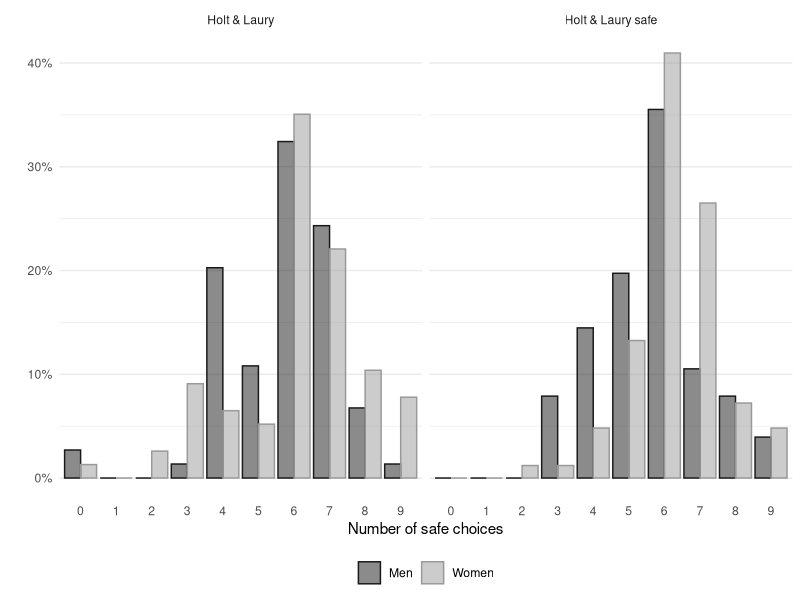
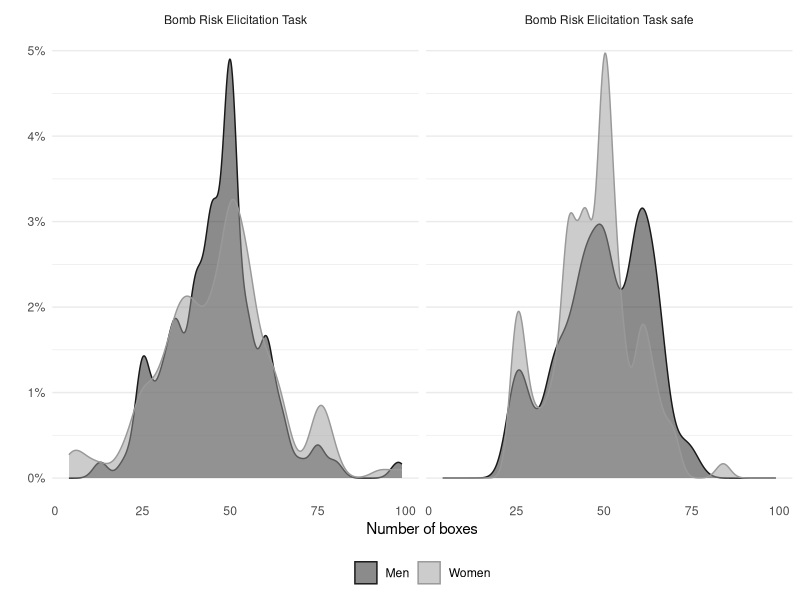
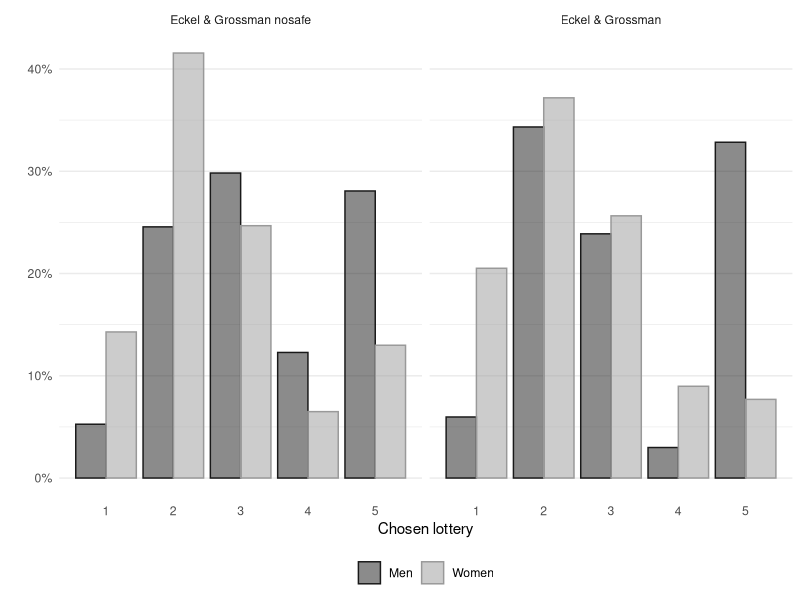
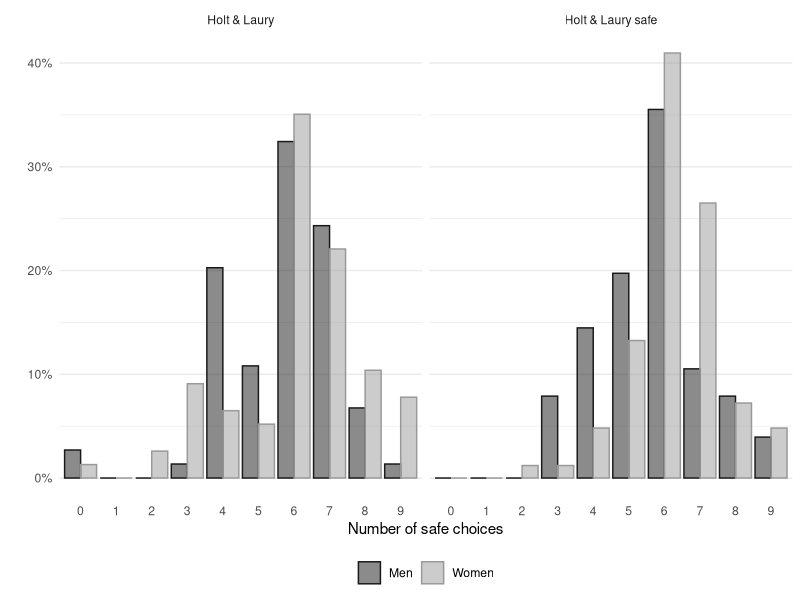
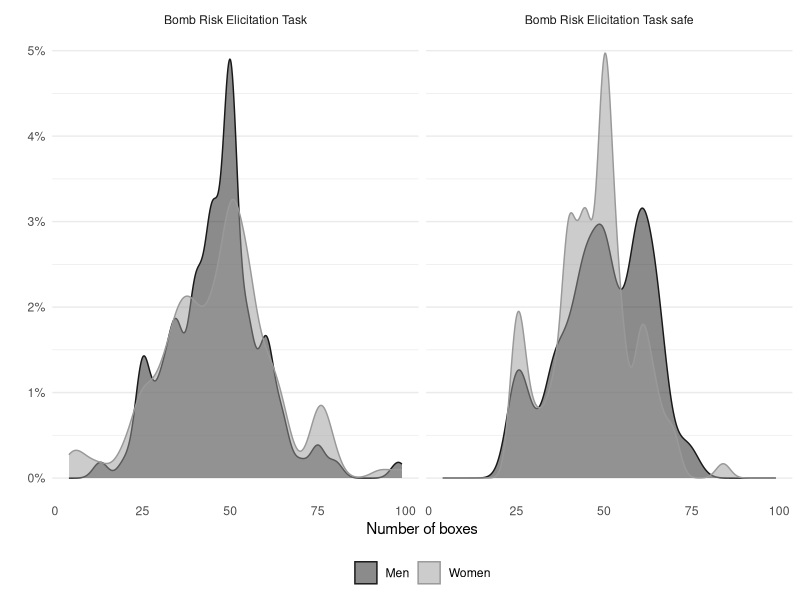
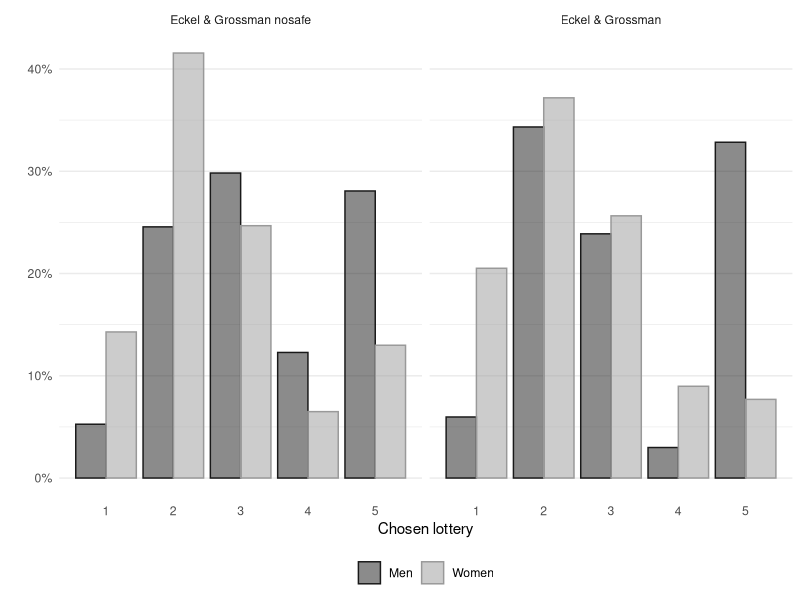

These charts were generated, in order, by the following R code:
########################################
## Crosetto and Filippin, JRU 2021    ##
########################################

### This script generates all figures for the paper
### it depends on data stored in the /Data folder

#### 0. libraries ####
library(tidyverse)       ## R's dialect used in this and all other scripts
library(scales)          ## extra helper functions to tweak ggplots

#### 1. HL ####
df <- read_csv("Data/HL.csv")

# recoding variables
df <- df %>% 
  mutate(safe = as.factor(safe),
         numbersafe = as.factor(numbersafe),
         female = as.factor(female)) %>% 
  mutate(safe = fct_recode(safe, "Holt & Laury" = "0", "Holt & Laury safe" = "1"),
         female = fct_recode(female, "Women" = "1", "Men" = "0"))

# selecting only consistent subjects
df <- df %>% 
  filter(inconsistent == 0)

# add the level 1 to the numbersafe factor (not in the data because no one chose it) then reorder
df <- df %>% 
  mutate(numbersafe = fct_expand(numbersafe, "1")) %>% 
  mutate(numbersafe = fct_relevel(numbersafe, "0", "1", "2"))

# computing shares of each option
df <- df %>% 
  group_by(safe, female, numbersafe, .drop = F) %>% 
  summarise(nchoices = n()) %>% 
  group_by(safe, female) %>% 
  mutate(share = nchoices/sum(nchoices))

# plotting
ggplot(df, aes(numbersafe, share, fill=female, color=female))+geom_bar(stat="identity", position = position_dodge(), alpha = 0.5)+
  facet_grid(.~safe)+
  theme_minimal()+
  theme(legend.position = "bottom", legend.title = element_blank())+
  xlab("Number of safe choices")+ylab("")+
  scale_x_discrete(drop = FALSE)+
  scale_y_continuous(labels = c("0%","10%","20%","30%","40%"))+
  scale_fill_grey(start = 0.1, end = 0.6)+
  scale_color_grey(start = 0.1, end = 0.6)+
  theme(panel.grid.major.x = element_blank(),
        panel.grid.minor.x = element_blank())

# saving the figure
ggsave("Figures/Figure_1.png", width = 6, height = 4.5, units = "in", dpi = 300)


#### 2. BRET ####
df <- read.csv("Data/BRET.csv")

# recoding variables
df <- df %>% 
  as_tibble() %>% 
  mutate(safe = as.factor(safe),
         female = as.factor(female)) %>% 
  mutate(safe = fct_recode(safe, "Bomb Risk Elicitation Task" = "0", "Bomb Risk Elicitation Task safe" = "1"),
         female = fct_recode(female, "Women" = "1", "Men" = "0"))

# selecting only consistent subjects
df <- df %>% 
  filter(outlier == 0)

# plotting
ggplot(df, aes(perc, group=female, color=female, fill=female))+
  geom_density(alpha=0.5, adjust = 0.6)+
  facet_grid(.~safe)+
  scale_y_continuous(labels = percent)+
  scale_fill_grey(start = 0.1, end = 0.6)+
  scale_color_grey(start = 0.1, end = 0.6)+
  xlab("Number of boxes")+ylab("")+  
  theme_minimal()+
  theme(panel.grid.major.x = element_blank(),
        panel.grid.minor.x = element_blank())+
  theme(legend.position = "bottom", legend.title = element_blank())

# saving the figure
ggsave("Figures/Figure_4.png", width = 6, height = 4.5, units = "in", dpi = 300)



#### 3. EG ####
df <- read_csv("Data/EG.csv")

# recoding variables
df <- df %>% 
  mutate(safe = as.factor(safe),
         female = as.factor(female)) %>% 
  mutate(safe = fct_recode(safe, "Eckel & Grossman nosafe" = "0",
                           "Eckel & Grossman" = "1"),
         female = fct_recode(female, "Women" = "1", "Men" = "0"))

# computing the shares of each option by gender and safe
df <- df %>% 
  group_by(safe, female, eg) %>% 
  summarise(nchoices = n()) %>% 
  mutate(share = nchoices/sum(nchoices))

# plotting
ggplot(df, aes(eg, share, fill=female, color=female))+
  geom_bar(stat="identity",position = position_dodge(), alpha = 0.5)+
  facet_grid(.~safe)+
  theme_minimal()+
  theme(legend.position = "bottom", legend.title = element_blank())+
  xlab("Chosen lottery")+ylab("")+
  scale_y_continuous(labels = c("0%","10%","20%","30%","40%"))+
  scale_fill_grey(start = 0.1, end = 0.6)+
  scale_color_grey(start = 0.1, end = 0.6)+
  theme(panel.grid.major.x = element_blank(),
        panel.grid.minor.x = element_blank())

# saving the figure
ggsave("Figures/Figure_5.png", width = 6, height = 4.5, units = "in", dpi = 300)